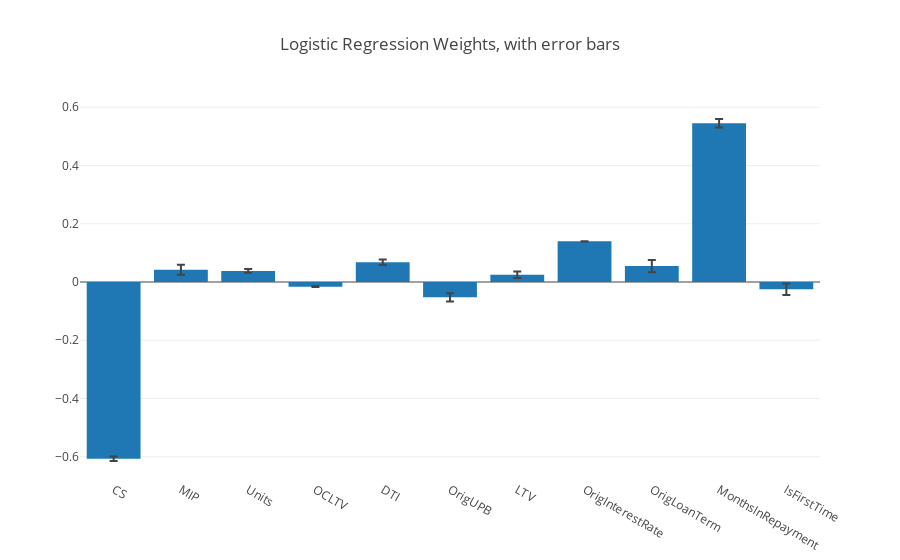

Notebook source saved alongside this figure:
### Code cell
import plotly
plotly.offline.init_notebook_mode() # run at the start of every notebook

error_y=dict(
            type='data',
            array=np.std(weights,axis=0),
            visible=True
        )

graph1 = {'x': df_imputed.columns,
          'y': np.mean(weights,axis=0),
    'error_y':error_y,
       'type': 'bar'}

fig = dict()
fig['data'] = [graph1]
fig['layout'] = {'title': 'Logistic Regression Weights, with error bars'}

plotly.offline.iplot(fig)

### Figure 1 — Plotly figure (JSON) as saved in the notebook; plotly's stock layout.template omitted (floating-point values rounded to 4 significant figures)
{"data": [{"error_y": {"array": [0.007808, 0.01709, 0.00682, 0.001233, 0.009552, 0.01429, 0.01135, 0.0005896, 0.02104, 0.01451, 0.01999], "type": "data", "visible": true}, "type": "bar", "x": ["CS", "MIP", "Units", "OCLTV", "DTI", "OrigUPB", "LTV", "OrigInterestRate", "OrigLoanTerm", "MonthsInRepayment", "IsFirstTime"], "y": [-0.6069, 0.04221, 0.03817, -0.01618, 0.06796, -0.0526, 0.02486, 0.1396, 0.05483, 0.5453, -0.02502]}], "layout": {"title": "Logistic Regression Weights, with error bars"}}
